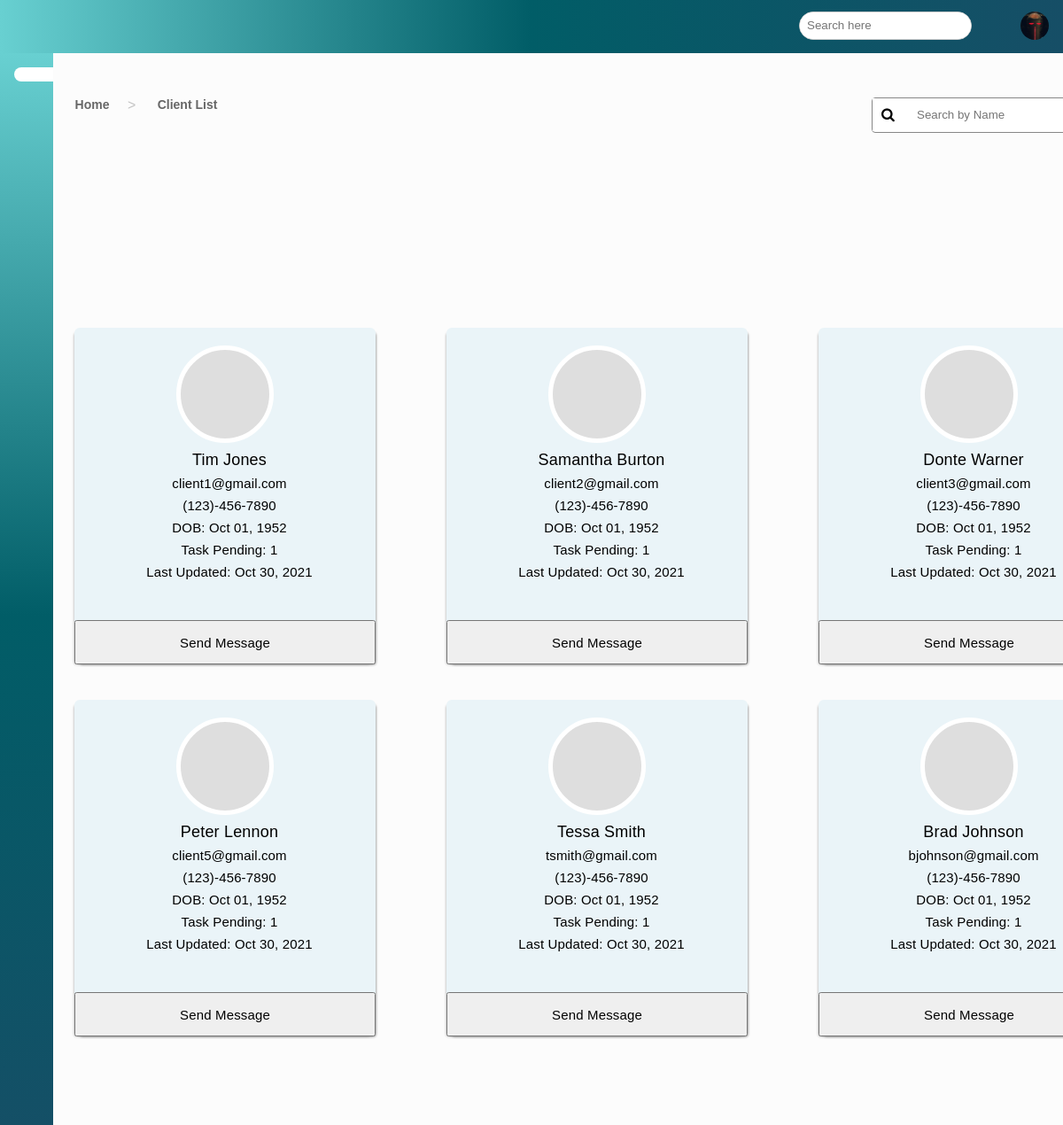
The page /clientlist/ (signed in) on the database as committed earlier.
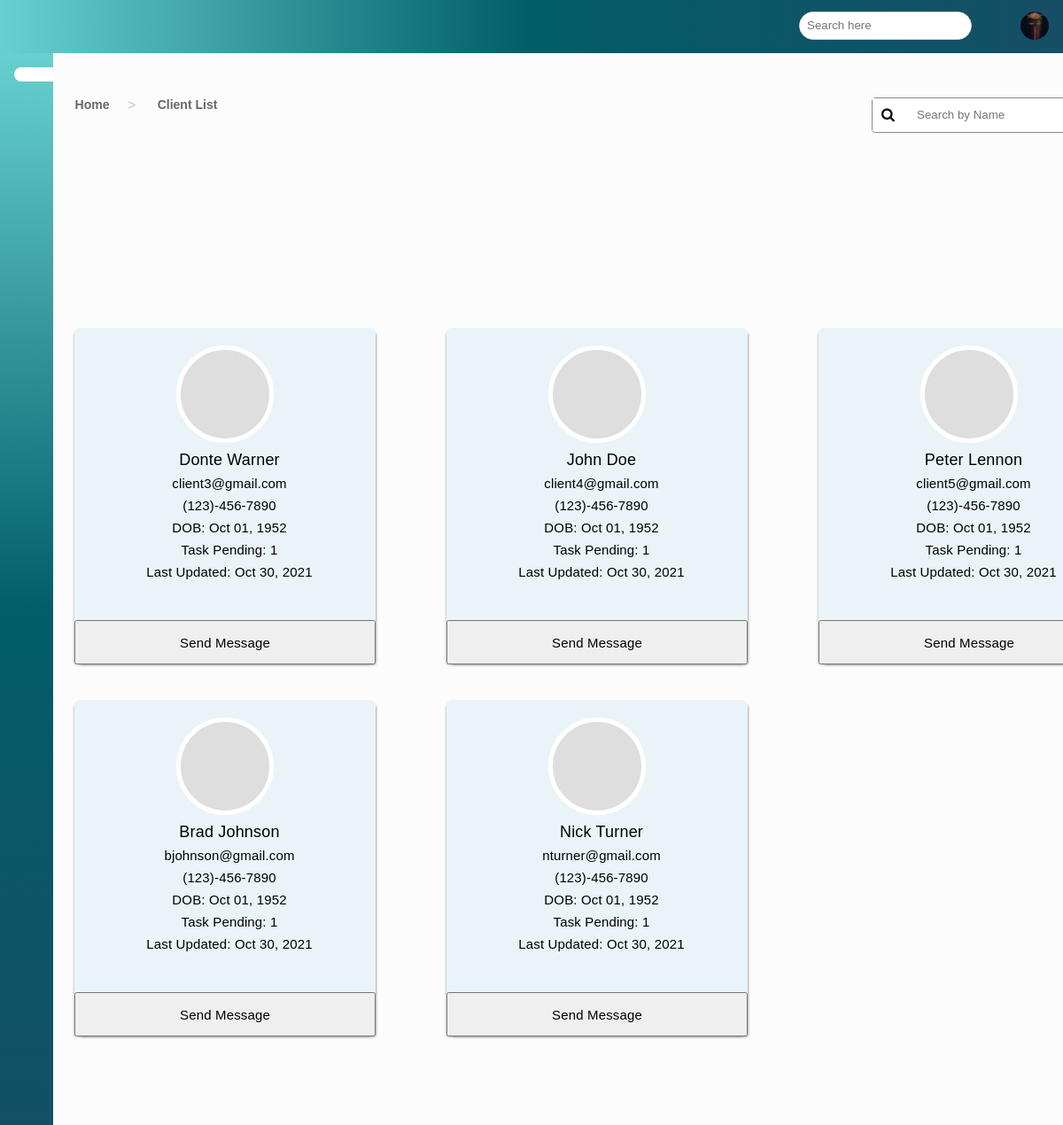
The same page on the database as committed later.
### app/models.py (models this page shows, shortened)
class Account(AbstractBaseUser, PermissionsMixin):
    username = models.CharField(max_length=30, unique=True)
    email = models.EmailField(verbose_name="email", max_length=60, unique=True)
    avatar = models.ImageField(null=True, blank=True, upload_to='profile_pics')
    bgColor = models.CharField(max_length=10, null=True, blank=True)
    first_name = models.CharField(max_length=30, blank=False, null=False)
    middle_name = models.CharField(max_length=30, blank=True, null=True)
    last_name = models.CharField(max_length=30, blank=False, null=False)
    date_joined = models.DateTimeField(
        verbose_name='date joined', auto_now_add=True)
    last_login = models.DateTimeField(verbose_name='last login', auto_now=True)
    is_admin = models.BooleanField(default=False)
    is_active = models.BooleanField(default=True)
    is_staff = models.BooleanField(default=False)
    is_superuser = models.BooleanField(default=False)
    is_client = models.BooleanField(default=True)
    is_online = models.BooleanField(default=False)
    is_caseworker = models.BooleanField(default=False)
    has_caseworker = models.BooleanField(default=False)
    USERNAME_FIELD = 'username'
    REQUIRED_FIELDS = ['email', 'password', ]
    objects = MyAccountManager()

### app/decorators.py (the view)
        def wrapper_func(request, *args, **kwargs):
            if request.user.groups.filter(name__in=allowed_roles).exists():
                return view_func(request, *args, **kwargs)
            else:
                return HttpResponseRedirect('/')
            return view_func(request, *args, **kwargs)

### app/forms.py
class User_Creation_Form(UserCreationForm):
    username = forms.CharField(widget=forms.TextInput(
        attrs={'placeholder': ''}), required=True)
    email = forms.CharField(widget=forms.TextInput(
        attrs={'placeholder': ''}), required=True)
    avatar = forms.ImageField(widget=forms.FileInput, required=False)
    password1 = forms.CharField(widget=forms.PasswordInput(
        attrs={'placeholder': ''}), required=True)
    password2 = forms.CharField(widget=forms.PasswordInput(
        attrs={'placeholder': ''}), required=True)
    first_name = forms.CharField(widget=forms.TextInput(
        attrs={'placeholder': ''}), required=True)
    middle_name = forms.CharField(widget=forms.TextInput(
        attrs={'placeholder': ''}), required=False)
    last_name = forms.CharField(widget=forms.TextInput(
        attrs={'placeholder': ''}), required=True)
    class Meta:
        model = Account
        fields = ("username", "email", "password1", "avatar", "first_name", "middle_name", "last_name",)

### app/templates/app/clientlist.html (shortened to what this page needs)
﻿{% extends 'app/format.html' %}
{% block header4 %}
    <a href="{% url 'clientlist' %}" class="active">
    </a>
{% endblock %}
{% block content %}
{% load static %}
<link rel="stylesheet" href="{% static 'app/content/clientlist.css' %}" />
<link rel="stylesheet" href="{% static 'app/content/myModal.css' %}" />
{% load project_templates %}
<div class="clist-path-home show-title">Home</div><div class="clist-path-union show-title"> > </div><div class="clist-path-clist show-title" value="1">Client List</div>
<div class="clist-search-container">
    <input type="text" placeholder="Search by Name" class="clist-searchbar" id="clist-searchbar" onkeyup="filterClientFunction()">
    <i class="fa fa-search" aria-hidden="true" id="clist-searchbar-icon"></i>
</div>
<div class="clist-grid-layout visible">
    {% for client in myclients.clients.all %}
    <div class="clist-client-grid">
        <div class="clist-client-icon-grid" value="{{ client.id }}" onclick="location.href='{% url 'clientsprofile' client.id %}'"></div>
        <div class="clist-client-name-grid">{{ client.first_name }} {{ client.last_name }}</div>
        <div class="clist-client-email-grid">{{ client.email }}</div>
        <div class="clist-client-phone-grid">(123)-456-7890</div>
        <div class="clist-client-dob-grid">DOB: Oct 01, 1952</div>
        <div class="clist-taskdue-grid">Task Pending: 1</div>
        <div class="clist-lastupdated-grid">Last Updated: Oct 30, 2021</div>
        <button class="clist-msg-grid" type="button">Send Message</button>
    </div>
    {% endfor %}
</div>
{% endblock %}

Rows that differ between the two databases and show on the page:
removed Account: {{ client.id }} 20 (drawn), first_name "Tim", last_name "Jones", email "client1@gmail.com"
removed Account: {{ client.id }} 21 (drawn), first_name "Samantha", last_name "Burton", email "client2@gmail.com"
no longer on this page (row unchanged): Account: {{ client.id }} 30 (drawn), first_name "Tessa", last_name "Smith", email "tsmith@gmail.com"
now on this page (row unchanged): Account: {{ client.id }} 23 (drawn), first_name "John", last_name "Doe", email "client4@gmail.com"
now on this page (row unchanged): Account: {{ client.id }} 32 (drawn), first_name "Nick", last_name "Turner", email "nturner@gmail.com"
